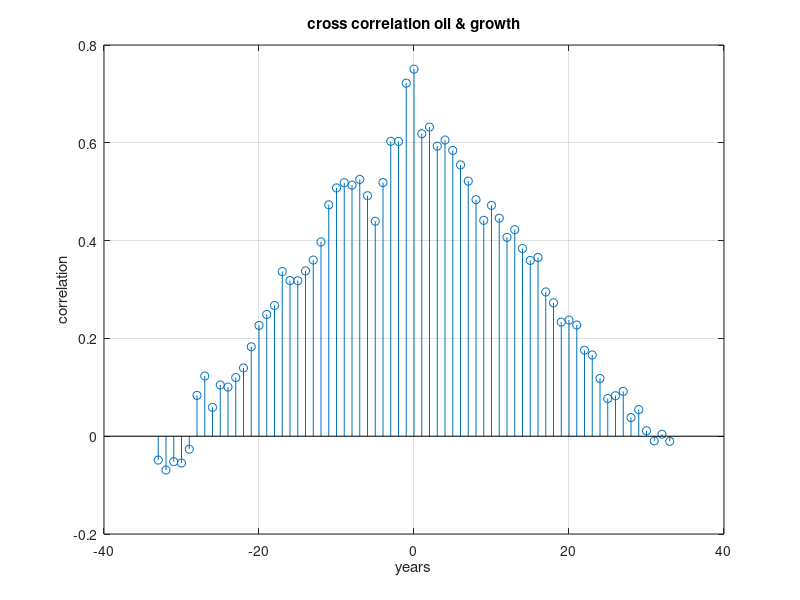
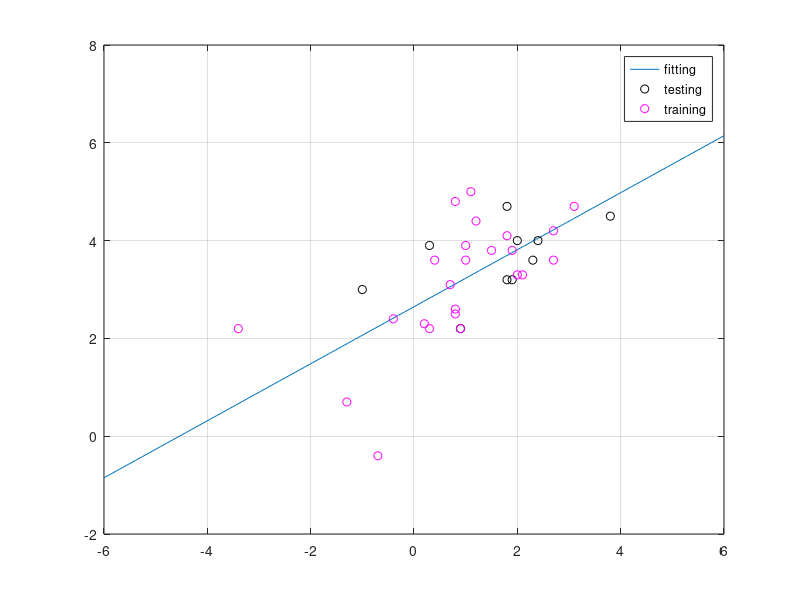

These charts were generated, in order, by the following MATLAB code:
clc;
close all;
clear all;
%% Mario Tilocca 914934

% Task a 
load data1.mat

y = data(:,1);
consumption = data(:,2);
growth = data(:,3);
correlation= xcorr(consumption, growth, 'coeff');
figure(1);
stem(-33:33, correlation);
grid on;
xlabel('years');
ylabel('correlation');
title('cross correlation oil & growth');

%% Task b 
[m,n] = size(consumption) ;
P = 0.70 ;
idx = randperm(m)  ;
TrainingC = consumption(idx(1:round(P*m))) ;
TestingC = consumption(idx(round(P*m)+1:end)) ;

TrainingG = growth(idx(1:round(P*m))) ; 
TestingG = growth(idx(round(P*m)+1:end)) ;




p = polyfit(TrainingC, TrainingG, 1);
y = polyval(p, TestingC);
b = sum((TestingG -y).^2);


%% Task c 

Y = p(1)*linspace(-6, 6, 100)+p(2);

figure(2);
plot(linspace(-6, 6, 100), Y);
hold on;
scatter(TestingC, TestingG, 'k');
scatter(TrainingC, TrainingG, 'm');
grid on;
legend('fitting', 'testing', 'training');

pred_2015 = polyval(polyfit(consumption, growth,2) , -0.5); 